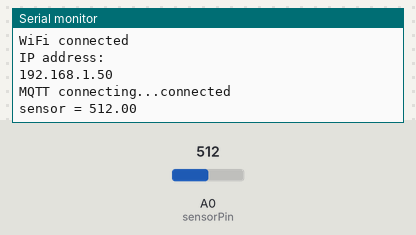
Bench run of a sketch on a simulated ESP8266 (NodeMCU). On the bench: the last lines printed to the serial monitor. The inputs (shaded band) are chosen by the test bench; at power-on: A0 (sensorPin) = 512. WiFi joins after 1.5 s; servers stay silent unless stated; no MQTT or app messages arrive unless stated.

Above: at 2.7 s.
2.8 s: A0 (sensorPin) set to 716
At 4.1 s:
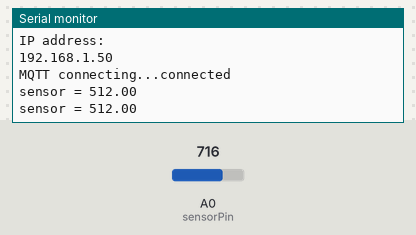
4.3 s: A0 (sensorPin) set to 900
At 5.2 s:
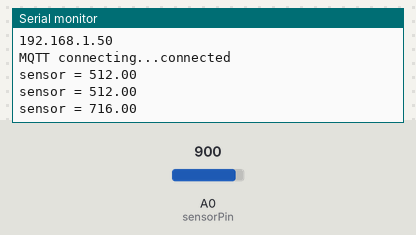
Timing chart, 0 to 7.3 s (numbered marks = the images above; inputs shaded):
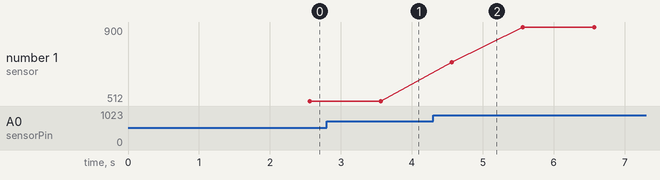

The sketch:

senser.ino
```cpp
int sensorPin = A0; // select the input pin for the potentiometer
int sensorValue = 0; // variable to store the value coming from the sensor

//code arduino
#include <ESP8266WiFi.h>
#include <PubSubClient.h>

const char* ssid = "IOT02"; // แก้ ssid
const char* password = "0123456789"; // แก้ password

// Config MQTT Server
const char * topic = "/fah"; // topic ชื่อ /server
#define mqtt_server "m14.cloudmqtt.com" // server
#define mqtt_port 18245  // เลข port
#define mqtt_user "kqmmwksc" // user
#define mqtt_password "Q8MWlb89O1u7" // password

WiFiClient espClient;
PubSubClient client(espClient);

void setup() {
  // เชื่อมต่อ network
  Serial.begin(9600);
  delay(10);
  Serial.println();
  Serial.print("Connecting to ");
  Serial.println(ssid);
  WiFi.begin(ssid, password);
  while (WiFi.status() != WL_CONNECTED) {
    delay(500);
    Serial.print(".");
  }
  Serial.println("");
  Serial.println("WiFi connected");
  Serial.println("IP address: ");
  Serial.println(WiFi.localIP());
  // จบการเชื่อมต่อ network

  client.setServer(mqtt_server, mqtt_port); // เชื่อมต่อ mqtt server
}

void loop() {
// read the value from the sensor:

  if (!client.connected()) {
    Serial.print("MQTT connecting...");
    if (client.connect("ESP8266Client", mqtt_user, mqtt_password)) { // ถ้าเชื่อมต่อ mqtt สำเร็จ
      client.subscribe(topic); // ชื่อ topic ที่ต้องการติดตาม
      Serial.println("connected");
    }
    // ในกรณีเชื่อมต่อ mqtt ไม่สำเร็จ
    else {
      Serial.print("failed, rc=");
      Serial.print(client.state());
      Serial.println(" try again in 5 seconds");
      delay(5000); // หน่วงเวลา 5 วินาที แล้วลองใหม่
      return;
    }
  }
  float sensorValue = analogRead(sensorPin);
  delay(1000);
  Serial.print("sensor = " );
  Serial.println(sensorValue);
  String a = String(sensorValue);
  char b[10];
  a.toCharArray(b,10);
  client.publish("/fah", b);
}
```

Measured:
- plotted number 1: 512 → 900 after the input at 4.3 s
